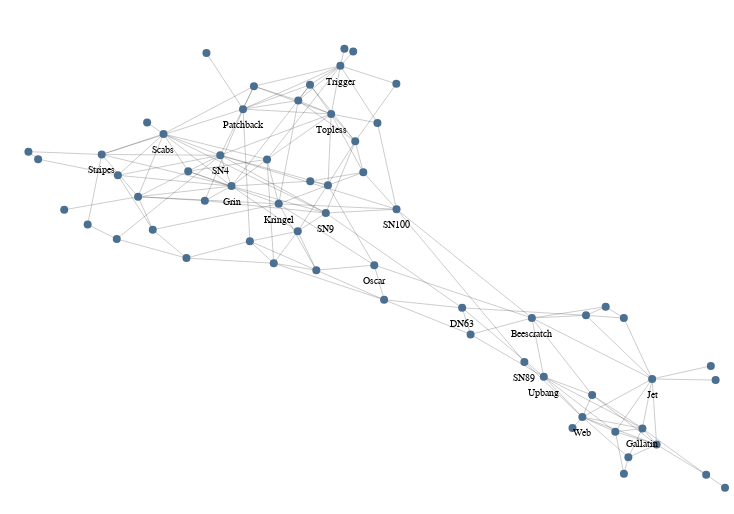

The cell this chart's notebook holds for it:
### Code cell
alph(
    G,
    layout_fn=lambda g: 
        layout.force_atlas(g, strongGravityMode=False, gravity=2, seed=123
    ),
    node_args=dict(
        size=alt.value(8**2),
        fill=alt.value("#4b6f91"),
        halo_offset=None,
        tooltip_attrs=["label"],
        label_attr=alt.condition(
            (alt.datum.degree_centrality > 0.14) | (alt.datum.betweenness_centrality > 0.05),
            "label",
            alt.value("")
        ),
    ),
    edge_args=dict(
        color="black",
        opacity=0.4,
        strokeWidth=alt.value(0.5),
    ),
).configure_view(strokeWidth=0).properties(width=720, height=500)

### Figure 1 — Vega-Lite specification as saved in the notebook (floating-point values rounded to 4 significant figures; data arrays with more than 128 entries replaced by an {"elided": "..."} marker saying what was removed)
{"$schema": "https://vega.github.io/schema/vega-lite/v4.17.0.json", "config": {"view": {"continuousHeight": 300, "continuousWidth": 400, "strokeWidth": 0}}, "datasets": {"data-9daa32e211765fac853e6f4d84075ab1": {"elided": "318 records"}, "data-a1fe777cf01396d02a7398ff335f4d3f": [{"__node_r": 4, "__node_size": 64, "__y_label": 257.7, "betweenness_centrality": 0.01908, "degree_centrality": 0.09836, "label": "Beak", "x": 384.6, "y": 273.7}, {"__node_r": 4, "__node_size": 64, "__y_label": 171.0, "betweenness_centrality": 0.2133, "degree_centrality": 0.1311, "label": "Beescratch", "x": 612.2, "y": 187.0}, {"__node_r": 4, "__node_size": 64, "__y_label": 230.9, "betweenness_centrality": 0.009073, "degree_centrality": 0.06557, "label": "Bumper", "x": 276.4, "y": 246.9}, {"__node_r": 4, "__node_size": 64, "__y_label": 307.9, "betweenness_centrality": 0.002374, "degree_centrality": 0.04918, "label": "CCL", "x": 396.8, "y": 323.9}, {"__node_r": 4, "__node_size": 64, "__y_label": 440.2, "betweenness_centrality": 0, "degree_centrality": 0.01639, "label": "Cross", "x": 430.0, "y": 456.2}, {"__node_r": 4, "__node_size": 64, "__y_label": 31.71, "betweenness_centrality": 0.00438, "degree_centrality": 0.06557, "label": "DN16", "x": 706.1, "y": 47.71}, {"__node_r": 4, "__node_size": 64, "__y_label": 57.29, "betweenness_centrality": 0.02937, "degree_centrality": 0.09836, "label": "DN21", "x": 693.3, "y": 73.29}, {"__node_r": 4, "__node_size": 64, "__y_label": 181.1, "betweenness_centrality": 0.1182, "degree_centrality": 0.08197, "label": "DN63", "x": 544.5, "y": 197.1}, {"__node_r": 4, "__node_size": 64, "__y_label": 303.7, "betweenness_centrality": 0.02237, "degree_centrality": 0.09836, "label": "Double", "x": 414.0, "y": 319.7}, {"__node_r": 4, "__node_size": 64, "__y_label": 44.44, "betweenness_centrality": 0.02089, "degree_centrality": 0.1148, "label": "Feather", "x": 733.5, "y": 60.44}, {"__node_r": 4, "__node_size": 64, "__y_label": 247.9, "betweenness_centrality": 0.01609, "degree_centrality": 0.08197, "label": "Fish", "x": 338.1, "y": 263.9}, {"__node_r": 4, "__node_size": 64, "__y_label": 437.5, "betweenness_centrality": 0, "degree_centrality": 0.01639, "label": "Five", "x": 438.5, "y": 453.5}, {"__node_r": 4, "__node_size": 64, "__y_label": 366.4, "betweenness_centrality": 0, "degree_centrality": 0.01639, "label": "Fork", "x": 238.2, "y": 382.4}, {"__node_r": 4, "__node_size": 64, "__y_label": 60.56, "betweenness_centrality": 0.05285, "degree_centrality": 0.1311, "label": "Gallatin", "x": 719.7, "y": 76.56}, {"__node_r": 4, "__node_size": 64, "__y_label": 302.9, "betweenness_centrality": 0.06197, "degree_centrality": 0.1967, "label": "Grin", "x": 320.2, "y": 318.9}, {"__node_r": 4, "__node_size": 64, "__y_label": 347.6, "betweenness_centrality": 0.03329, "degree_centrality": 0.1148, "label": "Haecksel", "x": 440.5, "y": 363.6}, {"__node_r": 4, "__node_size": 64, "__y_label": 317.8, "betweenness_centrality": 0.003305, "degree_centrality": 0.09836, "label": "Hook", "x": 278.1, "y": 333.8}, {"__node_r": 4, "__node_size": 64, "__y_label": 110.0, "betweenness_centrality": 0.1143, "degree_centrality": 0.1475, "label": "Jet", "x": 729.2, "y": 126.0}, {"__node_r": 4, "__node_size": 64, "__y_label": 388.5, "betweenness_centrality": 0.01485, "degree_centrality": 0.1148, "label": "Jonah", "x": 385.1, "y": 404.5}, {"__node_r": 4, "__node_size": 64, "__y_label": 154.6, "betweenness_centrality": 0.01331, "degree_centrality": 0.06557, "label": "Knit", "x": 552.7, "y": 170.6}, {"__node_r": 4, "__node_size": 64, "__y_label": 285.2, "betweenness_centrality": 0.1026, "degree_centrality": 0.1475, "label": "Kringel", "x": 366.1, "y": 301.2}, {"__node_r": 4, "__node_size": 64, "__y_label": 402.8, "betweenness_centrality": 0.0127, "degree_centrality": 0.09836, "label": "MN105", "x": 342.0, "y": 418.8}, {"__node_r": 4, "__node_size": 64, "__y_label": 108.9, "betweenness_centrality": 0, "degree_centrality": 0.01639, "label": "MN23", "x": 790.9, "y": 124.9}, {"__node_r": 4, "__node_size": 64, "__y_label": 366.1, "betweenness_centrality": 0.04218, "degree_centrality": 0.04918, "label": "MN60", "x": 462.1, "y": 382.1}, {"__node_r": 4, "__node_size": 64, "__y_label": 404.2, "betweenness_centrality": 0.007383, "degree_centrality": 0.09836, "label": "MN83", "x": 396.5, "y": 420.2}, {"__node_r": 4, "__node_size": 64, "__y_label": 171.0, "betweenness_centrality": 0.001644, "degree_centrality": 0.04918, "label": "Mus", "x": 701.6, "y": 187.0}, {"__node_r": 4, "__node_size": 64, "__y_label": 182.3, "betweenness_centrality": 0.004362, "degree_centrality": 0.04918, "label": "Notch", "x": 684.0, "y": 198.3}, {"__node_r": 4, "__node_size": 64, "__y_label": 173.7, "betweenness_centrality": 0.02924, "degree_centrality": 0.08197, "label": "Number1", "x": 664.9, "y": 189.7}, {"__node_r": 4, "__node_size": 64, "__y_label": 223.9, "betweenness_centrality": 0.06676, "degree_centrality": 0.08197, "label": "Oscar", "x": 459.0, "y": 239.9}, {"__node_r": 4, "__node_size": 64, "__y_label": 379.9, "betweenness_centrality": 0.06553, "degree_centrality": 0.1475, "label": "Patchback", "x": 331.4, "y": 395.9}, {"__node_r": 4, "__node_size": 64, "__y_label": 189.2, "betweenness_centrality": 0.03305, "degree_centrality": 0.08197, "label": "PL", "x": 468.6, "y": 205.2}, {"__node_r": 4, "__node_size": 64, "__y_label": 123.1, "betweenness_centrality": 0, "degree_centrality": 0.01639, "label": "Quasi", "x": 786.2, "y": 139.1}, {"__node_r": 4, "__node_size": 64, "__y_label": 14.26, "betweenness_centrality": 0.03279, "degree_centrality": 0.04918, "label": "Ripplefluke", "x": 781.7, "y": 30.26}, {"__node_r": 4, "__node_size": 64, "__y_label": 355.0, "betweenness_centrality": 0.05717, "degree_centrality": 0.1639, "label": "Scabs", "x": 254.1, "y": 371.0}, {"__node_r": 4, "__node_size": 64, "__y_label": 313.7, "betweenness_centrality": 0.03269, "degree_centrality": 0.08197, "label": "Shmuddel", "x": 209.7, "y": 329.7}, {"__node_r": 4, "__node_size": 64, "__y_label": 436.0, "betweenness_centrality": 0, "degree_centrality": 0.01639, "label": "SMN5", "x": 295.8, "y": 452.0}, {"__node_r": 4, "__node_size": 64, "__y_label": 279.8, "betweenness_centrality": 0.2482, "degree_centrality": 0.1148, "label": "SN100", "x": 480.6, "y": 295.8}, {"__node_r": 4, "__node_size": 64, "__y_label": 333.8, "betweenness_centrality": 0.1386, "degree_centrality": 0.1803, "label": "SN4", "x": 309.3, "y": 349.8}, {"__node_r": 4, "__node_size": 64, "__y_label": 292.3, "betweenness_centrality": 0.04535, "degree_centrality": 0.1311, "label": "SN63", "x": 229.4, "y": 308.3}, {"__node_r": 4, "__node_size": 64, "__y_label": 126.9, "betweenness_centrality": 0.07052, "degree_centrality": 0.03279, "label": "SN89", "x": 605.0, "y": 142.9}, {"__node_r": 4, "__node_size": 64, "__y_label": 276.0, "betweenness_centrality": 0.1431, "degree_centrality": 0.1311, "label": "SN9", "x": 411.9, "y": 292.0}, {"__node_r": 4, "__node_size": 64, "__y_label": 94.08, "betweenness_centrality": 0.02325, "degree_centrality": 0.08197, "label": "SN90", "x": 670.8, "y": 110.1}, {"__node_r": 4, "__node_size": 64, "__y_label": 225.8, "betweenness_centrality": 0.02916, "degree_centrality": 0.09836, "label": "SN96", "x": 361.3, "y": 241.8}, {"__node_r": 4, "__node_size": 64, "__y_label": 334.5, "betweenness_centrality": 0.06283, "degree_centrality": 0.1148, "label": "Stripes", "x": 194.0, "y": 350.5}, {"__node_r": 4, "__node_size": 64, "__y_label": 259.3, "betweenness_centrality": 0.01204, "degree_centrality": 0.06557, "label": "Thumper", "x": 243.7, "y": 275.3}, {"__node_r": 4, "__node_size": 64, "__y_label": 375.0, "betweenness_centrality": 0.04067, "degree_centrality": 0.1803, "label": "Topless", "x": 417.2, "y": 391.0}, {"__node_r": 4, "__node_size": 64, "__y_label": 337.4, "betweenness_centrality": 0.003008, "degree_centrality": 0.03279, "label": "TR120", "x": 122.8, "y": 353.4}, {"__node_r": 4, "__node_size": 64, "__y_label": 218.8, "betweenness_centrality": 0.0232, "degree_centrality": 0.09836, "label": "TR77", "x": 402.7, "y": 234.8}, {"__node_r": 4, "__node_size": 64, "__y_label": 61.01, "betweenness_centrality": 0, "degree_centrality": 0.01639, "label": "TR82", "x": 651.8, "y": 77.01}, {"__node_r": 4, "__node_size": 64, "__y_label": 329.8, "betweenness_centrality": 0.000929, "degree_centrality": 0.03279, "label": "TR88", "x": 132.2, "y": 345.8}, {"__node_r": 4, "__node_size": 64, "__y_label": 329.6, "betweenness_centrality": 0.03341, "degree_centrality": 0.1148, "label": "TR99", "x": 354.7, "y": 345.6}, {"__node_r": 4, "__node_size": 64, "__y_label": 423.2, "betweenness_centrality": 0.08468, "degree_centrality": 0.1639, "label": "Trigger", "x": 426.0, "y": 439.2}, {"__node_r": 4, "__node_size": 64, "__y_label": 288.3, "betweenness_centrality": 0.01923, "degree_centrality": 0.06557, "label": "TSN103", "x": 294.3, "y": 304.3}, {"__node_r": 4, "__node_size": 64, "__y_label": 264.5, "betweenness_centrality": 0.001193, "degree_centrality": 0.03279, "label": "TSN83", "x": 180.4, "y": 280.5}, {"__node_r": 4, "__node_size": 64, "__y_label": 112.1, "betweenness_centrality": 0.09912, "degree_centrality": 0.1148, "label": "Upbang", "x": 623.8, "y": 128.1}, {"__node_r": 4, "__node_size": 64, "__y_label": 405.2, "betweenness_centrality": 0.0008775, "degree_centrality": 0.03279, "label": "Vau", "x": 480.5, "y": 421.2}, {"__node_r": 4, "__node_size": 64, "__y_label": 15.3, "betweenness_centrality": 0.0001366, "degree_centrality": 0.03279, "label": "Wave", "x": 701.7, "y": 31.3}, {"__node_r": 4, "__node_size": 64, "__y_label": 71.89, "betweenness_centrality": 0.0842, "degree_centrality": 0.1475, "label": "Web", "x": 661.3, "y": 87.89}, {"__node_r": 4, "__node_size": 64, "__y_label": 279.2, "betweenness_centrality": 0, "degree_centrality": 0.01639, "label": "Whitetip", "x": 157.6, "y": 295.2}, {"__node_r": 4, "__node_size": 64, "__y_label": 316.7, "betweenness_centrality": 0.02033, "degree_centrality": 0.08197, "label": "Zap", "x": 448.3, "y": 332.7}, {"__node_r": 4, "__node_size": 64, "__y_label": 1.31, "betweenness_centrality": 0, "degree_centrality": 0.01639, "label": "Zig", "x": 800, "y": 17.31}, {"__node_r": 4, "__node_size": 64, "__y_label": 250.0, "betweenness_centrality": 0.01419, "degree_centrality": 0.04918, "label": "Zipfel", "x": 208.7, "y": 266.0}]}, "height": 500, "layer": [{"data": {"name": "data-9daa32e211765fac853e6f4d84075ab1"}, "encoding": {"color": {"value": "black"}, "detail": {"field": "edge", "type": "quantitative"}, "opacity": {"value": 0.4}, "strokeWidth": {"value": 0.5}, "x": {"axis": {"domain": false, "grid": false, "labels": false, "ticks": false, "title": ""}, "field": "x", "type": "quantitative"}, "y": {"axis": {"domain": false, "grid": false, "labels": false, "ticks": false, "title": ""}, "field": "y", "type": "quantitative"}}, "mark": "line"}, {"data": {"name": "data-a1fe777cf01396d02a7398ff335f4d3f"}, "layer": [{"encoding": {"fill": {"value": "#4b6f91"}, "opacity": {"value": 1}, "size": {"value": 64}, "stroke": {"value": "#565656"}, "strokeWidth": {"value": 0}, "tooltip": [{"field": "label", "type": "nominal"}], "x": {"axis": {"domain": false, "grid": false, "labels": false, "ticks": false, "title": ""}, "field": "x", "type": "quantitative"}, "y": {"axis": {"domain": false, "grid": false, "labels": false, "ticks": false, "title": ""}, "field": "y", "type": "quantitative"}}, "mark": "circle"}, {"encoding": {"text": {"condition": {"field": "label", "test": "((datum.degree_centrality > 0.14) || (datum.betweenness_centrality > 0.05))", "type": "nominal"}, "value": ""}, "x": {"axis": {"domain": false, "grid": false, "labels": false, "ticks": false, "title": ""}, "field": "x", "type": "quantitative"}, "y": {"axis": {"domain": false, "grid": false, "labels": false, "ticks": false, "title": ""}, "field": "__y_label", "type": "quantitative"}}, "mark": {"align": "center", "baseline": "middle", "color": "black", "size": 10, "type": "text"}}]}], "resolve": {"scale": {"color": "independent", "fill": "independent", "opacity": "independent", "size": "independent", "strokeWidth": "independent"}}, "width": 720}
